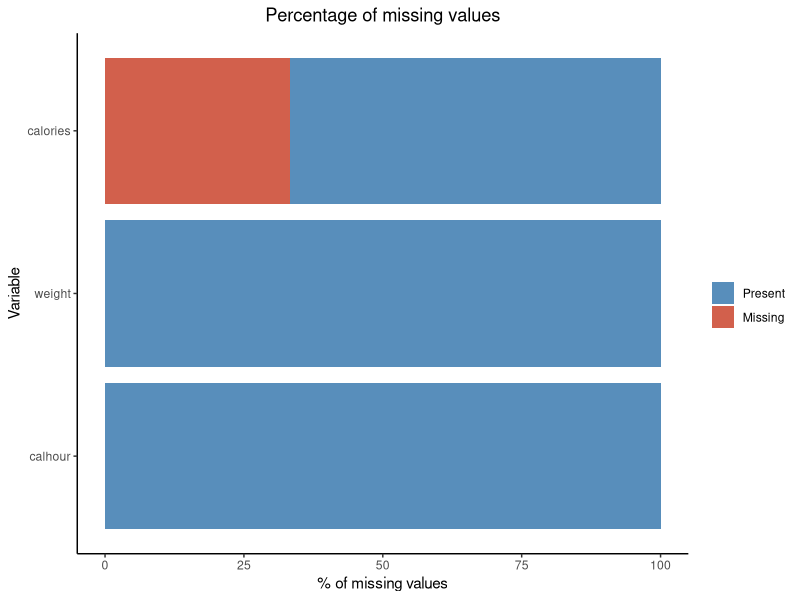

This chart was generated by the following R code:
library(tidyverse)

dataframe <- read.table("./muscle-incomplete.txt", header = TRUE)

# Exploring missing data by visual aids
missing_values <- dataframe %>%
  	gather(key = "key", value = "val") %>%
  	mutate(isna = is.na(val)) %>%
  	group_by(key) %>%
	mutate(total = n()) %>%
	group_by(key, total, isna) %>%
	summarise(num.isna = n()) %>%
	mutate(pct = num.isna / total * 100)

percentage.plot <- ggplot() +
	geom_bar(data = missing_values, aes(x = reorder(key, desc(pct)), y = pct, fill = isna), stat = 'identity',
			 alpha = 0.9) +
	scale_fill_manual(name = "", values = c('steelblue', 'tomato3'), labels = c("Present", "Missing")) +
	coord_flip() +
	labs(title = "Percentage of missing values", x = 'Variable', y = "% of missing values") +
	theme_classic() +
	theme(plot.title = element_text(hjust = 0.5))

percentage.plot


